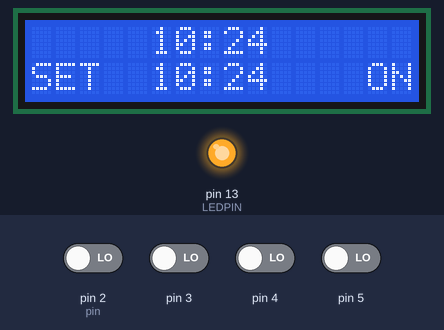
This sketch was run on a simulated Arduino Uno, built with avr-gcc and run on an emulated ATmega328P. Shown: 16×2 character LCD, output pins drawn as LEDs (lit = HIGH). The inputs (shaded band) are chosen by the test bench; at power-on: pin 2 (pin), pin 3–5 LOW. The local clock reads 2024-03-15 10:24:30 at power-on unless the sketch sets it.

Above: at 1.2 s.
1.3 s: pin 4 driven HIGH
At 3.9 s:
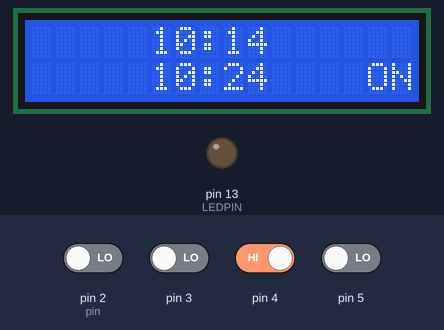
4.3 s: pin 2 (pin) driven HIGH
At 4.3 s:
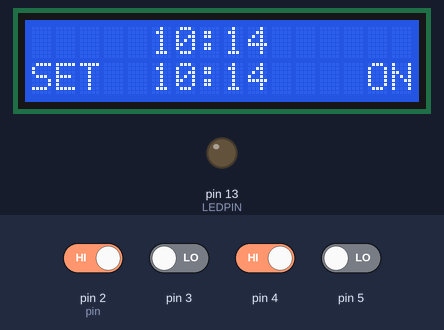
7.3 s: pin 2 (pin) driven LOW
At 10.0 s:
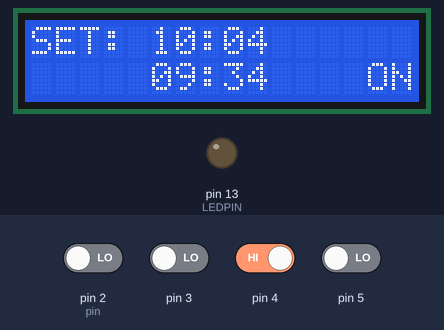
10.3 s: pin 5 driven HIGH
13.3 s: pin 2 (pin) driven HIGH
16.3 s: pin 5 driven LOW
At 18.9 s:
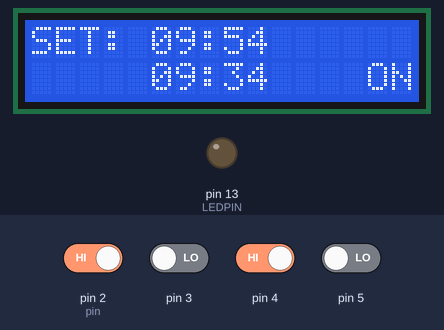
Timing chart, 0 to 20.3 s (numbered marks = the images above; inputs shaded):
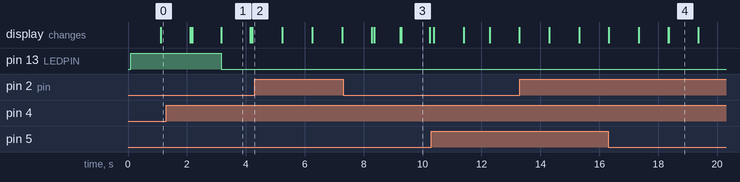

Measured:
- after the input at 1.3 s, pin 13 (LEDPIN): HIGH → LOW after 1.9 s
- after the input at 4.3 s, pin 13 (LEDPIN): stays LOW (without the input it goes to HIGH after 0.86 s)
- after the input at 7.3 s, the display: first differs from a run without the input after 1.1 s (image 3 shows a later state)
- after the input at 16.3 s, the display: first differs from a run without the input after 2.1 s (image 4)
- what the display in image 1 shows lasts 0.9 s, from 3.2 s to 4.1 s

The sketch:

alarm_clock.ino
```cpp
#include "ds3231.h"
#include <Wire.h>
#include <LiquidCrystal_I2C.h>

#define ACTIVE LOW
#define NOT_ACTIVE HIGH

// Buttons (used later as index in buttons struct)
#define B_ALARM 0
#define B_TIME  1
#define B_UP    2
#define B_DOWN  3

// Events: button pressed SHORT/LONG
#define E_NOTHING 0
#define E_PRESS_SHORT 10
#define E_PRESS_LONG  20

#define DEBOUNCE_DELAY 50

#define BUFF_MAX 128
#define CONFIG_UNIXTIME

//run state values
#define NORMAL   0
#define TIMESET  1
#define ALARMSET 2
#define LEDPIN 13
struct s_butt {
  int pin;
  int active;
  int longpressed;
  unsigned long presstime;
  unsigned long lastDebounceTime;
};

struct s_butt buttons[4];
struct ts newt;
struct ts actualt;
struct ts alarmt;
struct ts newalarmt;

int alarmON = false;

LiquidCrystal_I2C lcd(0x27, 2, 1, 0, 4, 5, 6, 7, 3, POSITIVE);
int index = 0;
uint8_t time[8];
char recv[BUFF_MAX];
unsigned int recv_size = 0;
unsigned long prev, interval = 5000;

void parse_cmd(char *cmd, int cmdsize);

int runState = NORMAL;

//------------------------------------------------------------------------
//
//  void setup()
//
//------------------------------------------------------------------------
void setup() {
  int i;
  char buff[100];

  Serial.begin(9600);
  buttons[B_ALARM].pin = 2;
  buttons[B_TIME].pin  = 3;
  buttons[B_UP].pin    = 4;
  buttons[B_DOWN].pin  = 5;

  for (i = 0; i < 4; i++) {
    buttons[i].active = false;
    buttons[i].longpressed = false;
    buttons[i].presstime = 0;
    pinMode(buttons[i].pin, INPUT);
  }

  lcd.begin(16,2);

  DS3231_init(DS3231_INTCN);
  memset(recv, 0, BUFF_MAX);
  DS3231_get(&newt);
  DS3231_get(&alarmt);

  pinMode(LEDPIN, OUTPUT);
}

//------------------------------------------------------------------------
//
//  void loop()
//
//------------------------------------------------------------------------
void loop() {
  int event = E_NOTHING;
  int action = 0;
  int actual_min = 0;
  int alarm_min = 0;
  char buff[BUFF_MAX];
  unsigned long now = millis();
  struct ts t;
  char onbuff[3] = "  ";
  char setbuff[4] = "   ";

  // check ALARM button
  event = getButtonEvent(&(buttons[B_ALARM]));

  if (event != E_NOTHING)
    action = (100 * B_ALARM) + event;
  else {
    event = getButtonEvent(&(buttons[B_TIME]));
    if (event != E_NOTHING)
      action = (100 * B_TIME) + event;
    else {
      event = getButtonEvent(&(buttons[B_UP]));
      if (event != E_NOTHING)
        action = (100 * B_UP) + event;
      else {
        event = getButtonEvent(&(buttons[B_DOWN]));
        if (event != E_NOTHING)
          action = (100 * B_DOWN) + event;
      }
    }
  }

  switch(runState)
  {
    case NORMAL:
      process_NORMAL(action);
      break;

    case ALARMSET:
      process_ALARM(action);
      break;

    case TIMESET:
      process_TIME(action);
      break;

    default:
      break;
  }

  //fuggveny --> checks time ha nagyobb mint az alarm time es engedelyezve van  --> ZENEBONA
  //ha timenow - alarmtime > 2 perc --> KIKAPCS

  if(runState == TIMESET){
    snprintf(buff, BUFF_MAX, "SET: %02d:%02d", newt.hour, newt.min);
    lcd.setCursor(0,0);
    lcd.print(buff);
  }
  else {
    DS3231_get(&actualt);
    snprintf(buff, BUFF_MAX, "     %02d:%02d", actualt.hour, actualt.min);
    lcd.setCursor(0,0);
    lcd.print(buff);
  }

  if(alarmON == true)
    strncpy(onbuff,"ON",2);

  if(runState == ALARMSET) {
    strncpy(setbuff,"SET",3);
    snprintf(buff, BUFF_MAX, "%s  %02d:%02d    %s",setbuff,newalarmt.hour, newalarmt.min,onbuff);
  }
  else
    snprintf(buff, BUFF_MAX, "%s  %02d:%02d    %s",setbuff, alarmt.hour, alarmt.min,onbuff);

  lcd.setCursor(0,1);
  lcd.print(buff);

//switch on alarming if the time has come
  if (actualt.hour == 0)
    actual_min = (24 * 60) + actualt.min;
  else
    actual_min = (actualt.hour * 60) + actualt.min;

  alarm_min = (alarmt.hour * 60) + alarmt.min;

  if ( (actual_min >= alarm_min) && ((actual_min - alarm_min) <= 2) )
    digitalWrite(LEDPIN, HIGH);
  else
    digitalWrite(LEDPIN, LOW);
}

//------------------------------------------------------------------------
//
//  int getButtonEvent(struct s_butt *butt)
//
//------------------------------------------------------------------------
int getButtonEvent(struct s_butt *butt)
{
  char buff[100];
  int buttonstate = NOT_ACTIVE;
  int event = E_NOTHING;
  unsigned long timenow;
  timenow = millis();
  buttonstate = digitalRead(butt->pin);

    if (buttonstate == ACTIVE) {  // button is pressed now
      if (butt->active == false) { // button was NOT pressed until now
        butt->active = true;
        butt->presstime = timenow;
        butt->lastDebounceTime = timenow;
      }
      else {
        if ( (timenow - butt->presstime) >= 1000) {
          event = E_PRESS_LONG;
          butt->presstime = timenow;
          butt->longpressed = true;
        }
      }
    } // end of button is pressed
    else {                               // button is not pressed now
      if(butt->active == true) {         // button was pressed until now
        butt->active = false;
        if(butt->longpressed == false) {
          if ((timenow - butt->lastDebounceTime) > 50)
            event = E_PRESS_SHORT;
        }
        else {
          //event = E_PRESS_LONG;
          butt->longpressed = false;
        }
      }
    }

  return event;
}

//------------------------------------------------------------------------
//
//  void processNORMAL(int action)
//
//------------------------------------------------------------------------
void process_NORMAL(int action)
{
  switch(action)
  {
    case((100 * B_ALARM) + E_PRESS_SHORT):
      if (alarmON == false)
        alarmON = true;
      else
        alarmON = false;
    break;

    case((100 * B_ALARM) + E_PRESS_LONG):
      newalarmt.hour = alarmt.hour;
      newalarmt.min  = alarmt.min;
      runState = ALARMSET;
      alarmON = true;
    break;

    case((100 * B_TIME) + E_PRESS_LONG):
      DS3231_get(&newt);
      runState = TIMESET;
     //timesor villog
    break;

    case((100 * B_TIME) + E_PRESS_SHORT):
    case((100 * B_UP) + E_PRESS_SHORT):
    case((100 * B_UP) + E_PRESS_LONG):
    case((100 * B_DOWN) + E_PRESS_SHORT):
    case((100 * B_DOWN) + E_PRESS_LONG):
    break;
  }
}

//------------------------------------------------------------------------
//
//  void processTIME(int action)
//
//------------------------------------------------------------------------
void process_TIME(int action)
{
  switch(action)
  {
    case((100 * B_ALARM) + E_PRESS_SHORT):
    case((100 * B_ALARM) + E_PRESS_LONG):

    break;

    case((100 * B_TIME) + E_PRESS_SHORT):
    case((100 * B_TIME) + E_PRESS_LONG):
      DS3231_set(newt);
      runState = NORMAL;
    break;

    case((100 * B_UP) + E_PRESS_SHORT):
     newt.min++;
     if (newt.min > 59) {
      newt.hour++;
      newt.min = 0;
     }
     if (newt.hour > 23)
      newt.hour = 0;
    break;

    case((100 * B_UP) + E_PRESS_LONG):
      newt.min+= 10;
      if (newt.min > 59) {
        newt.hour++;
        newt.min-= 60;
      }
      if (newt.hour > 23)
        newt.hour = 0;
    break;

    case((100 * B_DOWN) + E_PRESS_SHORT):
      newt.min--;
      if (newt.min > 59) {
        newt.hour--;
        newt.min = 59;
      }
      if (newt.hour > 23)
        newt.hour = 23;
    break;

    case((100 * B_DOWN) + E_PRESS_LONG):
      newt.min-= 10;
      if (newt.min > 59) {
        newt.hour--;
        newt.min += 60;
      }
      if (newt.hour > 23)
        newt.hour+= 24;
    break;
  }
}

//------------------------------------------------------------------------
//
//  void processALARM(int action)
//
//------------------------------------------------------------------------
void process_ALARM(int action)
{
  switch(action)
  {
    case((100 * B_ALARM) + E_PRESS_SHORT):
    case((100 * B_ALARM) + E_PRESS_LONG):
      alarmt.hour = newalarmt.hour;
      alarmt.min  = newalarmt.min;
      alarmON     = true;
      runState = NORMAL;
    break;

    case((100 * B_UP) + E_PRESS_SHORT):
      newalarmt.min++;
      if (newalarmt.min > 59) {
        newalarmt.hour++;
        newalarmt.min = 0;
      }
      if (newalarmt.hour > 23)
        newalarmt.hour = 0;
    break;

    case((100 * B_UP) + E_PRESS_LONG):
      newalarmt.min+= 10;
      if (newalarmt.min > 59) {
        newalarmt.hour++;
        newalarmt.min-= 60;
      }
      if (newalarmt.hour > 23)
        newalarmt.hour = 0;
    break;

    case((100 * B_DOWN) + E_PRESS_SHORT):
      newalarmt.min--;
      if (newalarmt.min > 59) {
        newalarmt.hour--;
        newalarmt.min = 59;
      }
      if (newalarmt.hour > 23)
        newalarmt.hour = 23;
    break;

    case((100 * B_DOWN) + E_PRESS_LONG):
      newalarmt.min-= 10;
      if (newalarmt.min > 59) {
        newalarmt.hour--;
        newalarmt.min += 60;
      }
      if (newalarmt.hour > 23)
        newalarmt.hour+= 24;
    break;

    case((100 * B_TIME) + E_PRESS_LONG):
    case((100 * B_TIME) + E_PRESS_SHORT):
    break;
  }
}
```
